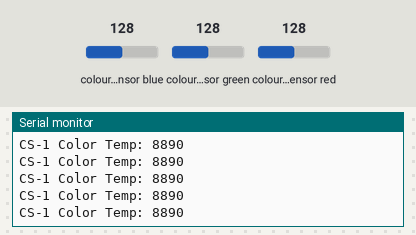
Simulated run of this sketch. Board: ESP32. Parts: the last lines printed to the serial monitor. Inputs (shaded band) come from the test bench; at power-on: colour sensor blue 128, colour sensor green 128, colour sensor red 128 (analog values on the 0–4095 scale).

Above: at 1.2 s.
1.3 s: colour sensor blue set to 5
At 1.33 s:
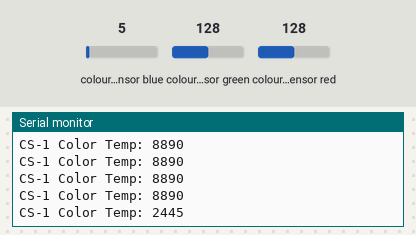
2.8 s: colour sensor green set to 5
At 2.84 s:
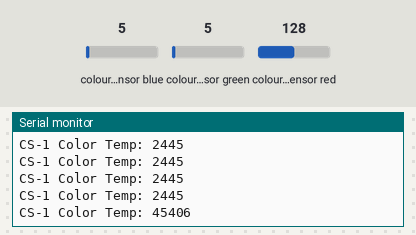
4.3 s: colour sensor red set to 64
At 4.3 s:
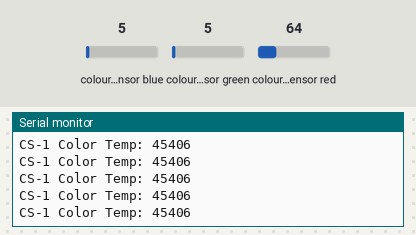
Timing chart, 0 to 7.3 s (numbered marks = the images above; inputs shaded):
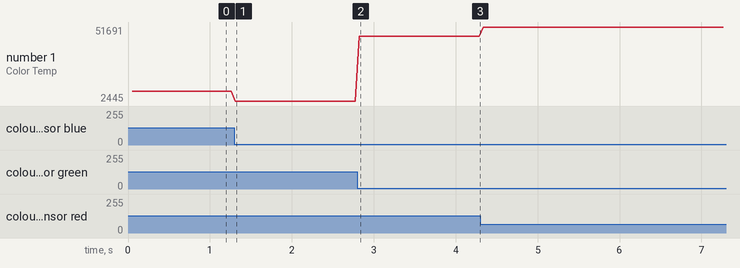

Measured:
- after the input at 1.3 s, the serial monitor: prints a new line at once (image 1)
- after the input at 2.8 s, the serial monitor: prints a new line at once (image 2)
- plotted number 1: 8890 → 2445 after the input at 1.3 s, 2445 → 45406 after the input at 2.8 s, 45406 → 51691 after the input at 4.3 s

The sketch:

1_Colour_Sensor_Test_Code.ino
```cpp
// Kindly Check whether the Library Files are installed in Library Manager.

#include <Wire.h>
#include <Adafruit_TCS34725.h>

///////////////////color sensor///////////////////

#define TCS3414CS_ADDRESS 0x29 //ColorSensor address 0x29

// Initializing ColorSensor
Adafruit_TCS34725 tcs1 = Adafruit_TCS34725(TCS34725_INTEGRATIONTIME_2_4MS, TCS34725_GAIN_4X); // Front Color Sensor

void setup() {
  Serial.begin(115200);
  analogReadResolution(12);       // Set ADC resolution to 12 bits (0-4095)
  analogSetAttenuation(ADC_0db);  // Set attenuation to 0dB (for full-scale voltage range)
}

void loop() {
  front_colour_sensor();
}

//ColorSensor Function
void front_colour_sensor() {
  uint16_t r, g, b, c;
  tcs1.getRawData(&r, &g, &b, &c);
  uint16_t colorTemp = tcs1.calculateColorTemperature(r, g, b);
  Serial.println("CS-1 Color Temp: "+ String(colorTemp));
  //uint16_t lux = tcs1.calculateLux(r, g, b);
  //Serial.println("CS-1 : Red: "+ String(r)+", Green: "+String(g)+", Blue: "+String(b) +", Clear: "+String(c) +", Color Temp: "+ String(colorTemp));
}
```
